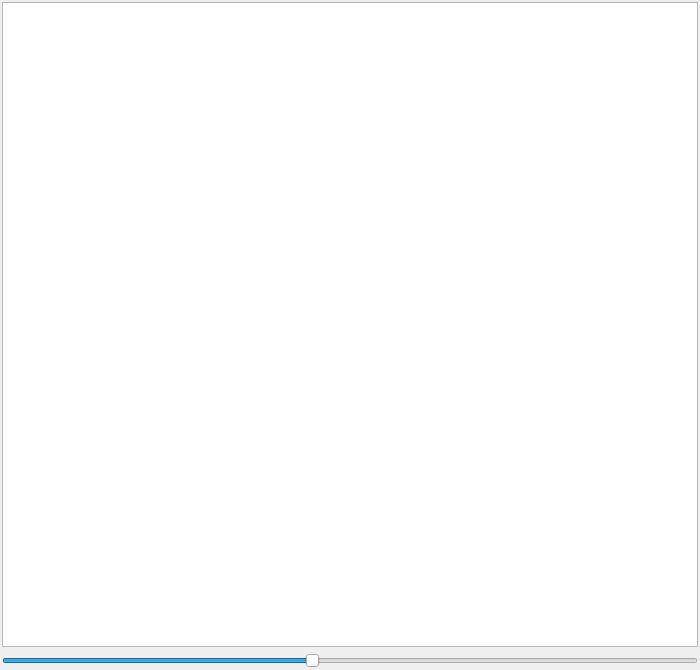
<ui version="4.0" >
 <class>MainWindow</class>
 <widget class="QMainWindow" name="MainWindow" >
  <property name="geometry" >
   <rect>
    <x>0</x>
    <y>0</y>
    <width>700</width>
    <height>670</height>
   </rect>
  </property>
  <property name="windowTitle" >
   <string>MainWindow</string>
  </property>
  <widget class="QWidget" name="centralwidget" >
   <layout class="QGridLayout" >
    <property name="leftMargin" >
     <number>2</number>
    </property>
    <property name="topMargin" >
     <number>2</number>
    </property>
    <property name="rightMargin" >
     <number>2</number>
    </property>
    <property name="bottomMargin" >
     <number>2</number>
    </property>
    <item row="0" column="0" >
     <widget class="QGraphicsView" name="graphicsView" />
    </item>
    <item row="2" column="0" >
     <widget class="QSlider" name="sliderSize" >
      <property name="minimum" >
       <number>1</number>
      </property>
      <property name="maximum" >
       <number>10</number>
      </property>
      <property name="value" >
       <number>5</number>
      </property>
      <property name="orientation" >
       <enum>Qt::Horizontal</enum>
      </property>
     </widget>
    </item>
   </layout>
  </widget>
 </widget>
 <resources/>
 <connections/>
</ui>
